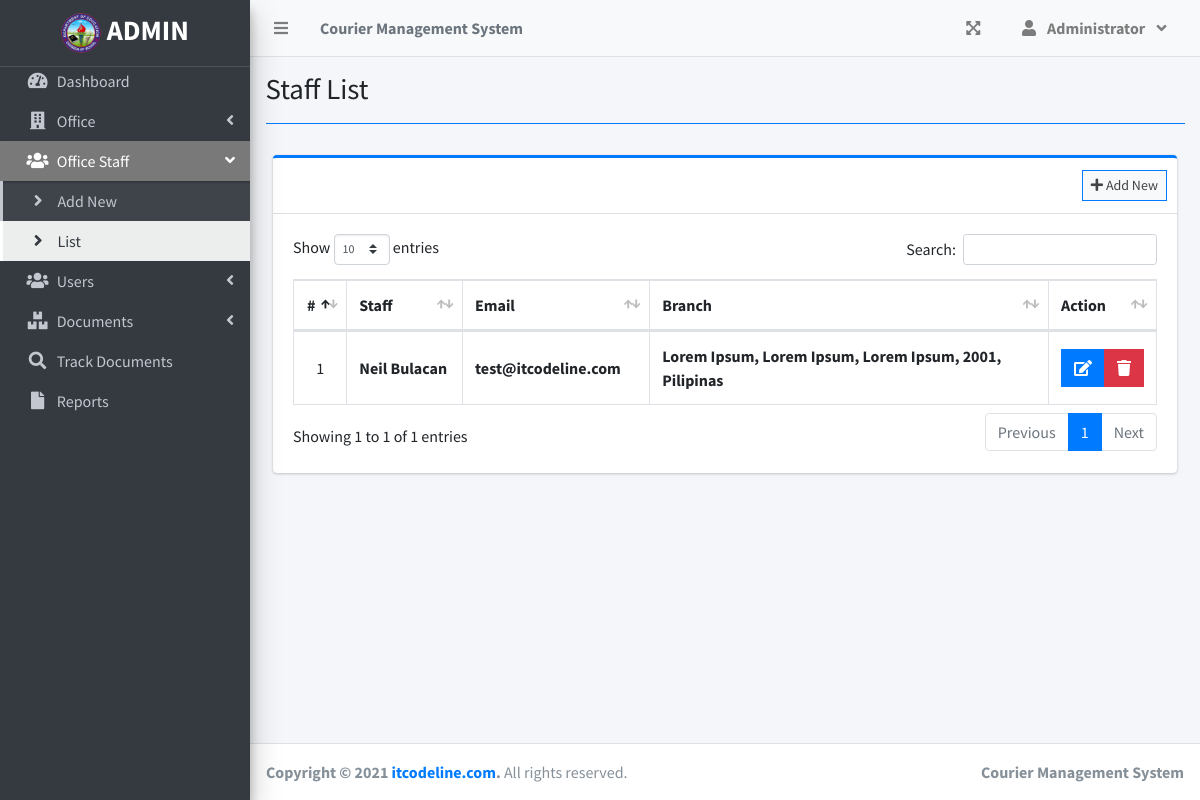
The page /index.php?page=staff_list (signed in) on the database its author committed.
### tables this page shows
CREATE TABLE `users` (
  `id` int(30) NOT NULL,
  `firstname` varchar(200) NOT NULL,
  `lastname` varchar(200) NOT NULL,
  `email` varchar(200) NOT NULL,
  `password` text NOT NULL,
  `type` tinyint(1) NOT NULL DEFAULT 2 COMMENT '1 = admin, 2 = staff',
  `branch_id` int(30) NOT NULL,
  `date_created` datetime NOT NULL DEFAULT current_timestamp()
);

### staff_list.php (the view, shortened to what this page needs)
<?php include'db_connect.php' ?>
<div class="col-lg-12">
	<div class="card card-outline card-primary">
		<div class="card-header">
			<div class="card-tools">
				<a class="btn btn-block btn-sm btn-default btn-flat border-primary " href="./index.php?page=new_staff"><i class="fa fa-plus"></i> Add New</a>
			</div>
		</div>
		<div class="card-body onScroll-x">
			<table class="table tabe-hover table-bordered" id="list">
				<!-- <colgroup>
					<col width="5%">
					<col width="15%">
					<col width="25%">
					<col width="25%">
					<col width="15%">
				</colgroup> -->
				<thead>
					<tr>
						<th class="text-center">#</th>
						<th>Staff</th>
						<th>Email</th>
						<th>Branch</th>
						<th>Action</th>
					</tr>
				</thead>
				<tbody>
					<?php
					$i = 1;
					$qry = $conn->query("SELECT u.*,concat(u.firstname,' ',u.lastname) as name,concat(b.street,', ',b.city,', ',b.state,', ',b.zip_code,', ',b.country) as baddress FROM users u inner join branches b on b.id = u.branch_id where u.type = 2 order by concat(u.firstname,' ',u.lastname) asc ");
					while($row= $qry->fetch_assoc()):
					?>
					<tr>
						<td class="text-center"><?php echo $i++ ?></td>
						<td><b><?php echo ucwords($row['name']) ?></b></td>
						<td><b><?php echo ($row['email']) ?></b></td>
						<td><b><?php echo ucwords($row['baddress']) ?></b></td>
						<td class="text-center">
		                    <div class="btn-group">
		                        <a href="index.php?page=edit_staff&id=<?php echo $row['id'] ?>" class="btn btn-primary btn-flat ">
		                          <i class="fas fa-edit"></i>
		                        </a>
		                        <button type="button" class="btn btn-danger btn-flat delete_staff" data-id="<?php echo $row['id'] ?>">
		                          <i class="fas fa-trash"></i>
		                        </button>
	                      </div>
						</td>
					</tr>
				<?php endwhile; ?>
				</tbody>
			</table>
		</div>
	</div>
</div>

### staff_list.php (style rules this page uses)
table td { vertical-align: middle !important; }

### rows shown on the page
users: name "Neil Bulacan", email "test@itcodeline.com", baddress "Lorem Ipsum, Lorem Ipsum, Lorem Ipsum, 2001, Pilipinas"

### other values the page prints
$_SESSION['system']['name'] "Courier Management System"
$_SESSION['login_firstname'] "Administrator"
getTitle() "Staff List"
